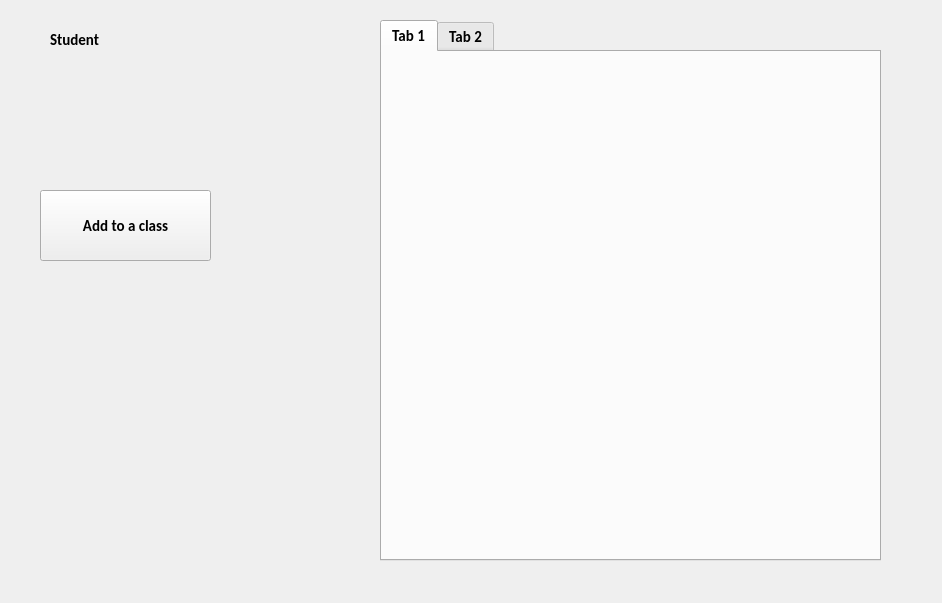
<?xml version="1.0" encoding="UTF-8"?>
<ui version="4.0">
 <class>secondwindow</class>
 <widget class="QMainWindow" name="secondwindow">
  <property name="geometry">
   <rect>
    <x>0</x>
    <y>0</y>
    <width>942</width>
    <height>603</height>
   </rect>
  </property>
  <property name="font">
   <font>
    <family>Calibri</family>
    <pointsize>11</pointsize>
    <bold>true</bold>
   </font>
  </property>
  <property name="windowTitle">
   <string>MainWindow</string>
  </property>
  <property name="styleSheet">
   <string notr="true">#centralwidget
{
	background-image: url(:/images/bg.jpg);
}</string>
  </property>
  <widget class="QWidget" name="centralwidget">
   <widget class="QTabWidget" name="tabWidget">
    <property name="geometry">
     <rect>
      <x>380</x>
      <y>20</y>
      <width>501</width>
      <height>541</height>
     </rect>
    </property>
    <property name="font">
     <font>
      <family>Calibri</family>
      <pointsize>11</pointsize>
     </font>
    </property>
    <widget class="QWidget" name="tab">
     <attribute name="title">
      <string>Tab 1</string>
     </attribute>
    </widget>
    <widget class="QWidget" name="tab_2">
     <attribute name="title">
      <string>Tab 2</string>
     </attribute>
    </widget>
   </widget>
   <widget class="QPushButton" name="pushButton">
    <property name="geometry">
     <rect>
      <x>40</x>
      <y>190</y>
      <width>171</width>
      <height>71</height>
     </rect>
    </property>
    <property name="font">
     <font>
      <family>Calibri</family>
      <pointsize>11</pointsize>
     </font>
    </property>
    <property name="text">
     <string>Add to a class</string>
    </property>
   </widget>
   <widget class="QWidget" name="">
    <property name="geometry">
     <rect>
      <x>50</x>
      <y>20</y>
      <width>161</width>
      <height>131</height>
     </rect>
    </property>
    <layout class="QVBoxLayout" name="verticalLayout">
     <item>
      <widget class="QLabel" name="student">
       <property name="font">
        <font>
         <family>Calibri</family>
         <pointsize>11</pointsize>
        </font>
       </property>
       <property name="text">
        <string>Student</string>
       </property>
      </widget>
     </item>
     <item>
      <widget class="QLabel" name="name">
       <property name="font">
        <font>
         <family>Calibri</family>
         <pointsize>11</pointsize>
        </font>
       </property>
       <property name="text">
        <string/>
       </property>
      </widget>
     </item>
     <item>
      <widget class="QLabel" name="surname">
       <property name="font">
        <font>
         <family>Calibri</family>
         <pointsize>11</pointsize>
        </font>
       </property>
       <property name="text">
        <string/>
       </property>
      </widget>
     </item>
    </layout>
   </widget>
  </widget>
 </widget>
 <resources/>
 <connections/>
</ui>
